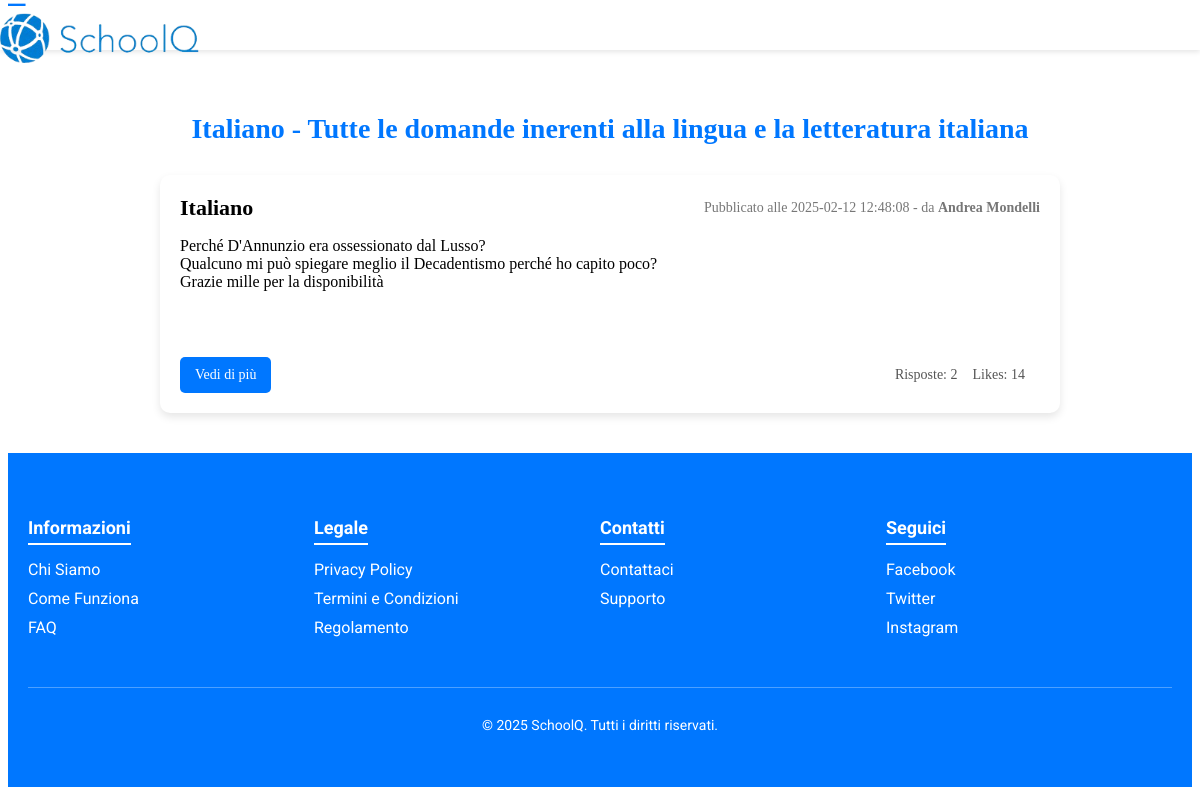
Before: /php_front/categoria.php?id=1 with the older database file.
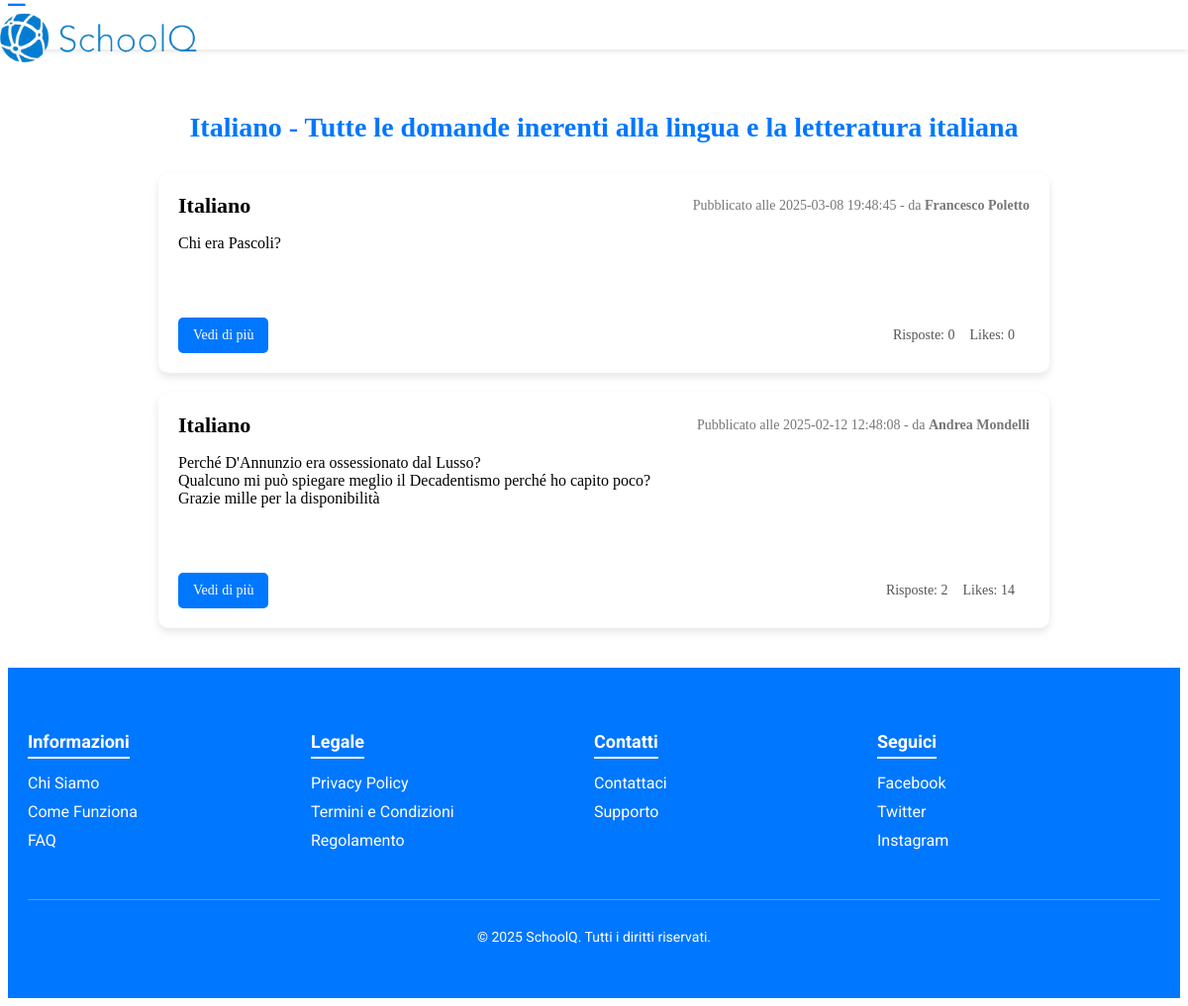
After: the same page with the newer database file.
### tables this page shows
CREATE TABLE `domande` (
  `questionID` int(11) NOT NULL,
  `dataPubbl` datetime NOT NULL,
  `QuestionText` varchar(1000) NOT NULL,
  `nLike` int(11) NOT NULL DEFAULT 0,
  `categoriaID` int(11) NOT NULL,
  `userID` int(11) NOT NULL
);

CREATE TABLE `categorie` (
  `IDCategoria` int(11) NOT NULL,
  `nome` varchar(40) NOT NULL,
  `descrizione` varchar(100) NOT NULL
);

CREATE TABLE `utenti` (
  `userID` int(11) NOT NULL,
  `nome` varchar(30) NOT NULL,
  `cognome` varchar(30) NOT NULL,
  `classe` varchar(4) NOT NULL,
  `indirizzo` enum('nessuno','elettrotecnica','informatica') NOT NULL DEFAULT 'nessuno',
  `bio` varchar(500) DEFAULT NULL,
  `immagine` varchar(100) NOT NULL DEFAULT 'default.png',
  `email` varchar(100) NOT NULL,
  `password` varchar(100) NOT NULL,
  `privilegio` enum('USER','MODER','ADMIN') NOT NULL DEFAULT 'USER'
);

### php_front/categoria.php (the view, shortened to what this page needs)
<?php
    $categoria = isset($_GET['id']) ? intval($_GET['id']) : 0;
    require_once "../php/connection.php";
    $stmt = $conn->prepare("SELECT d.questionID, c.nome AS categoria, d.dataPubbl, d.QuestionText, d.nLike, u.nome, u.cognome, c.descrizione
                            FROM domande d
                            JOIN utenti u ON d.userID = u.userID
                            JOIN categorie c ON c.IDCategoria = d.categoriaID
                            WHERE categoriaID = ?
                            ORDER BY d.dataPubbl DESC");
    $stmt->bind_param("i", $categoria);
    $stmt->execute();
    $result = $stmt->get_result();
?>
<!DOCTYPE html>
<html lang="it">
<head>
  <link rel="stylesheet" href="../CSS/menuCSS.css">
</head>
<body>
  <header class="top-navbar">
    <div class="nav-container">
      <div class="logo">
        <button class="toggle-btn" onclick="toggleSidebar()">&#9776;</button>
        <img src="../Immagini/mondo01.png" alt="SchoolQ Logo">
      </div>
    </div>
  </header>
  <div id="main-content" class="main-content">
    <div class="questions">
      <h2><?php
        $stmt = $conn->prepare("SELECT *
                                FROM  categorie
                                WHERE IDcategoria = ?");
        $stmt->bind_param("i", $categoria);
        $stmt->execute();
        $titulo = $stmt->get_result();
        $arr = $titulo-> fetch_assoc();
        echo $arr['nome'] . " - " . $arr['descrizione'];
        ?></h2>
      <?php
      if ($result->num_rows > 0) {
          while($row = $result->fetch_assoc()) {
              echo '<div class="question-item">';
              echo   '<div class="question-header">';
              echo     '<h3 class="question-title">' . htmlspecialchars($row["categoria"] ?? "Categoria non disponibile") . '</h3>';
              echo     '<div class="question-meta">Pubblicato alle ' . ($row["dataPubbl"] ?? "Data non disponibile") . ' - da <strong>'
                       . htmlspecialchars(($row['nome'] ?? "Nome non disponibile") . ' ' . ($row['cognome'] ?? "Cognome non disponibile")) . '</strong></div>';
              echo   '</div>';
              echo   '<div class="question-body">';
              echo     '<p>' . nl2br(htmlspecialchars($row["QuestionText"] ?? "")) . '</p>';
              echo   '</div>';
              echo   '<div class="question-footer">';
              echo     '<a href="risposta.php?id=' . $row["questionID"] . '" class="button">Vedi di più</a>';
              $questionID = intval($row["questionID"]);
              $countStmt = $conn->prepare("SELECT COUNT(*) as count FROM risposte WHERE QuestionID = ?");
              $countStmt->bind_param("i", $questionID);
              $countStmt->execute();
              $countResult = $countStmt->get_result();
              echo     '<div class="question-stats">';
              if ($countResult && $countResult->num_rows > 0) {
                  $num = $countResult->fetch_assoc();
                  echo '<span>Risposte: ' . ($num["count"] ?? 0) . '</span>';
              } else {
                  echo '<span>Risposte: 0</span>';
              }
              echo '<span>Likes: ' . htmlspecialchars($row["nLike"] ?? "0") . '</span>';
              echo     '</div>';
              echo   '</div>';
              echo '</div>';
          }
      } else {
          echo "<p>Nessuna domanda disponibile.</p>";
      }
      ?>
    </div>
  </div>
  <footer class="footer">
    <div class="footer-container">
      <div class="footer-section">
        <h4>Informazioni</h4>
        <ul>
          <li><a href="../fileFooter/chisiamo.html">Chi Siamo</a></li>
          <li><a href="../fileFooter/comefunziona.html">Come Funziona</a></li>
          <li><a href="faq.html">FAQ</a></li>
        </ul>
      </div>
      <div class="footer-section">
        <h4>Legale</h4>
        <ul>
          <li><a href="privacy.html">Privacy Policy</a></li>
          <li><a href="termini.html">Termini e Condizioni</a></li>
          <li><a href="regolamento.html">Regolamento</a></li>
        </ul>
      </div>
      <div class="footer-section">
        <h4>Contatti</h4>
        <ul>
          <li><a href="contact.html">Contattaci</a></li>
          <li><a href="supporto.html">Supporto</a></li>
        </ul>
      </div>
      <div class="footer-section">
        <h4>Seguici</h4>
        <ul>
          <li><a href="https://facebook.com/tuoforum" target="_blank">Facebook</a></li>
          <li><a href="https://twitter.com/tuoforum" target="_blank">Twitter</a></li>
          <li><a href="https://instagram.com/tuoforum" target="_blank">Instagram</a></li>
        </ul>
      </div>
      <div class="footer-bottom">
        <p>&copy; 2025 SchoolQ. Tutti i diritti riservati.</p>
      </div>
    </div>
  </footer>
</body>
</html>

Changed rows visible on the page:
added domande: categoriaID.nome "Italiano", dataPubbl "2025-03-08 19:48:45", userID.cognome "Francesco Poletto", QuestionText "Chi era Pascoli?", count "0", nLike "0"
